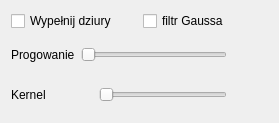
<?xml version="1.0" encoding="UTF-8"?>
<ui version="4.0">
 <class>ParamWindow</class>
 <widget class="QWidget" name="ParamWindow">
  <property name="geometry">
   <rect>
    <x>0</x>
    <y>0</y>
    <width>279</width>
    <height>123</height>
   </rect>
  </property>
  <property name="windowTitle">
   <string>Form</string>
  </property>
  <layout class="QVBoxLayout" name="verticalLayout_2">
   <item>
    <layout class="QVBoxLayout" name="verticalLayout">
     <item>
      <layout class="QHBoxLayout" name="horizontalLayout_3">
       <item>
        <widget class="QCheckBox" name="setFillHoles">
         <property name="text">
          <string>Wypełnij dziury</string>
         </property>
        </widget>
       </item>
       <item>
        <widget class="QCheckBox" name="setFilter">
         <property name="text">
          <string>filtr Gaussa</string>
         </property>
        </widget>
       </item>
      </layout>
     </item>
     <item>
      <layout class="QHBoxLayout" name="horizontalLayout_2">
       <item>
        <widget class="QLabel" name="label">
         <property name="text">
          <string>Progowanie</string>
         </property>
        </widget>
       </item>
       <item>
        <widget class="QSlider" name="TreshildSlider">
         <property name="minimum">
          <number>1</number>
         </property>
         <property name="maximum">
          <number>255</number>
         </property>
         <property name="orientation">
          <enum>Qt::Horizontal</enum>
         </property>
        </widget>
       </item>
       <item>
        <widget class="QLabel" name="showTreshVal">
         <property name="minimumSize">
          <size>
           <width>35</width>
           <height>0</height>
          </size>
         </property>
         <property name="text">
          <string/>
         </property>
        </widget>
       </item>
      </layout>
     </item>
     <item>
      <layout class="QHBoxLayout" name="horizontalLayout">
       <item>
        <widget class="QLabel" name="label_3">
         <property name="minimumSize">
          <size>
           <width>82</width>
           <height>0</height>
          </size>
         </property>
         <property name="text">
          <string>Kernel</string>
         </property>
        </widget>
       </item>
       <item>
        <widget class="QSlider" name="KernelSlider">
         <property name="maximum">
          <number>15</number>
         </property>
         <property name="orientation">
          <enum>Qt::Horizontal</enum>
         </property>
        </widget>
       </item>
       <item>
        <widget class="QLabel" name="showKernValue">
         <property name="minimumSize">
          <size>
           <width>35</width>
           <height>0</height>
          </size>
         </property>
         <property name="text">
          <string/>
         </property>
        </widget>
       </item>
      </layout>
     </item>
    </layout>
   </item>
  </layout>
 </widget>
 <resources/>
 <connections/>
</ui>
